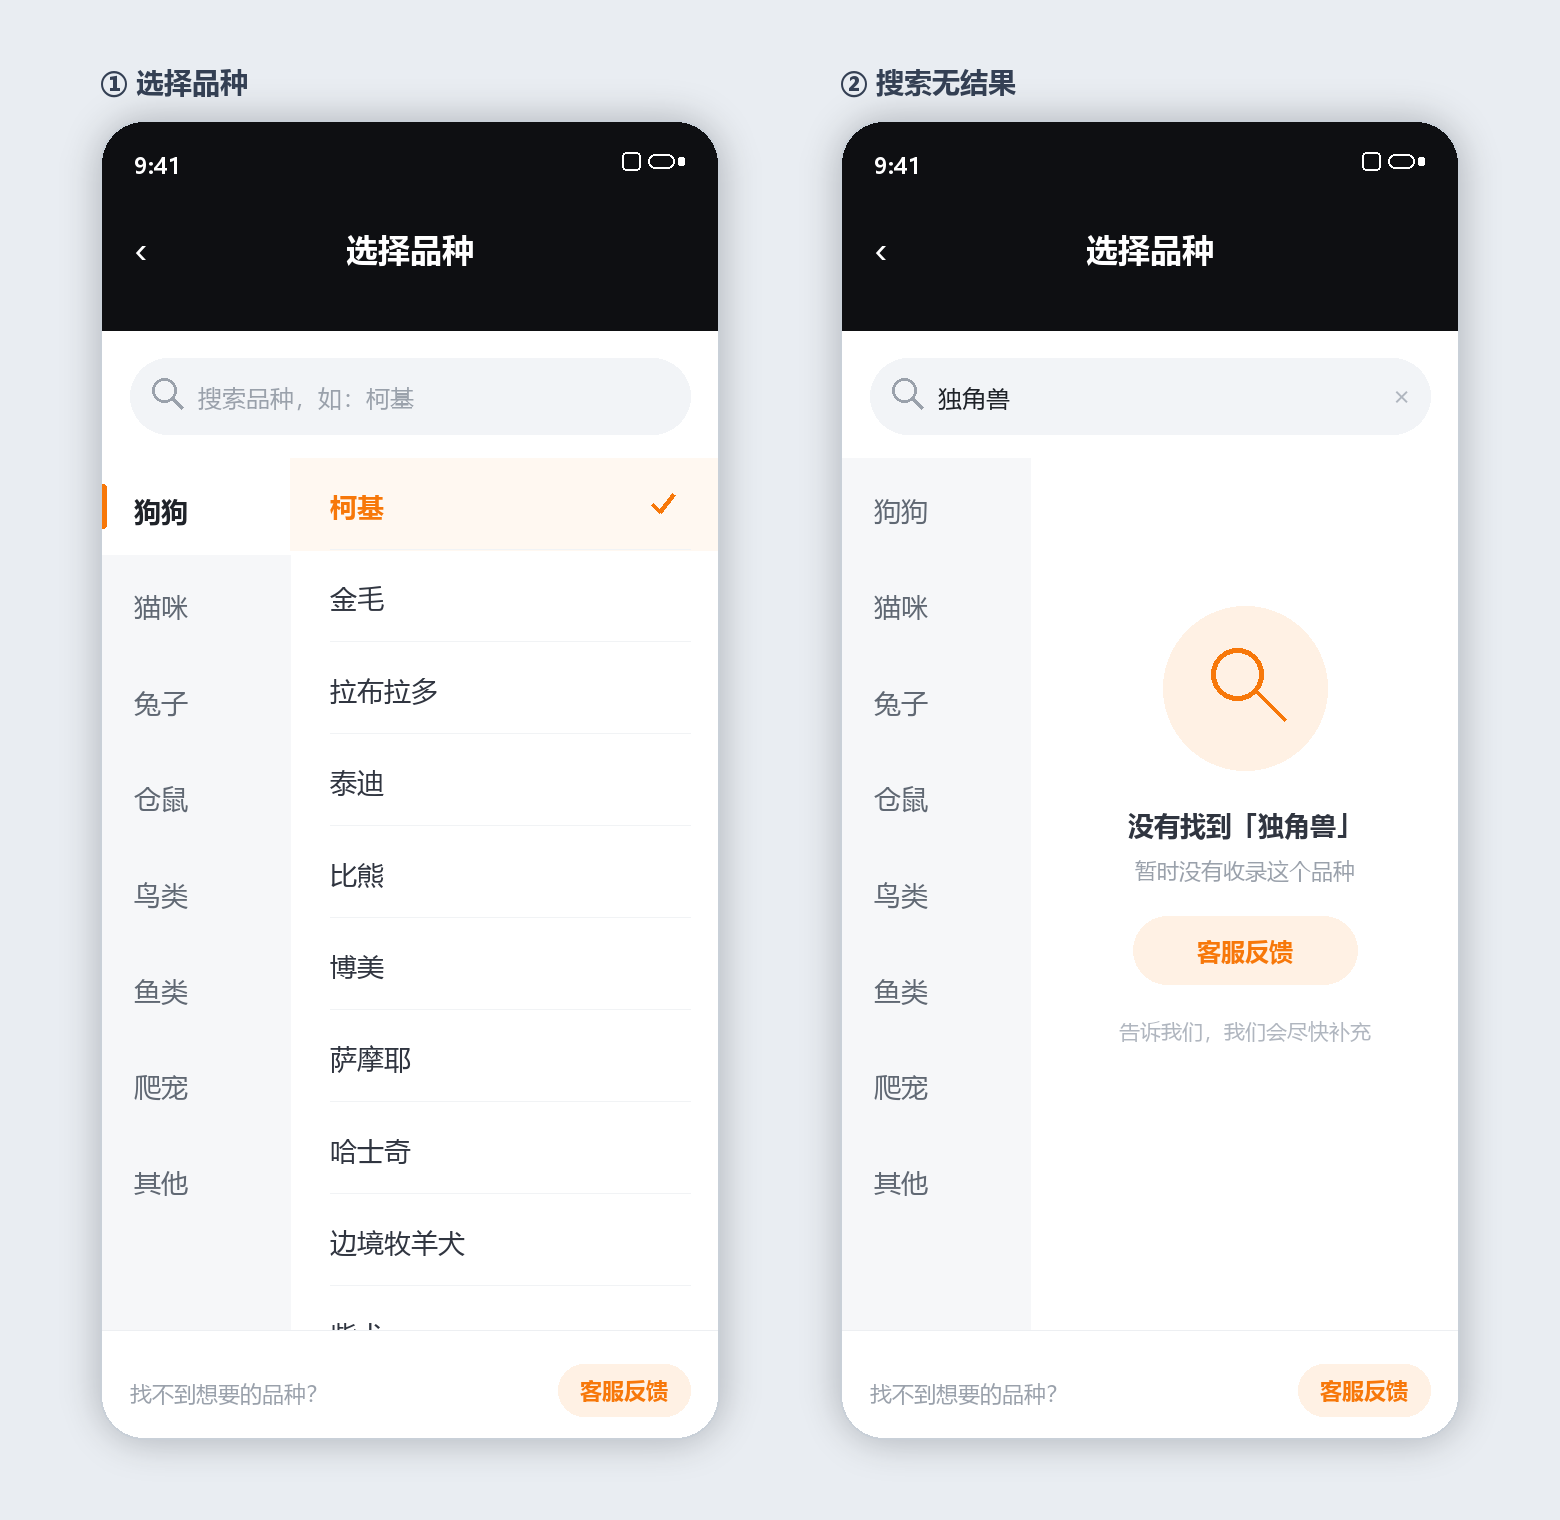

Python code for this plot:
from PIL import Image, ImageDraw, ImageFont, ImageFilter
import os

ROOT = os.path.abspath(os.path.join(os.path.dirname(__file__), "..", ".."))
OUT = os.path.join(ROOT, "docs", "design", "breed-picker-draft.png")

REGULAR = "C:/Windows/Fonts/msyh.ttc"
BOLD = "C:/Windows/Fonts/msyhbd.ttc"


def font(size, bold=False):
    return ImageFont.truetype(BOLD if bold else REGULAR, size)


def text(draw, xy, value, size, color, bold=False, anchor="la"):
    draw.text(xy, value, font=font(size, bold), fill=color, anchor=anchor)


def draw_header(draw, title):
    draw.rounded_rectangle([0, 0, 619, 210], radius=44, fill="#0E0F12")
    draw.rectangle([0, 90, 619, 210], fill="#0E0F12")
    text(draw, (34, 30), "9:41", 22, "#FFFFFF", True)
    draw.rounded_rectangle([548, 34, 574, 48], radius=7, outline="#FFFFFF", width=2)
    draw.rounded_rectangle([578, 37, 584, 45], radius=2, fill="#FFFFFF")
    draw.rounded_rectangle([522, 32, 540, 50], radius=4, outline="#FFFFFF", width=2)
    text(draw, (34, 128), "\u2039", 40, "#FFFFFF", False, "lm")
    text(draw, (310, 128), title, 32, "#FFFFFF", True, "mm")


def draw_search(draw, keyword="", placeholder="搜索品种，如：柯基"):
    draw.rounded_rectangle([30, 238, 590, 314], radius=38, fill="#F2F4F7")
    draw.ellipse([52, 258, 76, 282], outline="#9AA1AB", width=3)
    draw.line([73, 279, 82, 288], fill="#9AA1AB", width=3)
    if keyword:
        text(draw, (98, 261), keyword, 24, "#1F2329")
        text(draw, (552, 257), "\u00d7", 26, "#B0B6BF")
    else:
        text(draw, (98, 261), placeholder, 24, "#9AA1AB")


def draw_categories(draw, active="狗狗", muted=False):
    categories = ["狗狗", "猫咪", "兔子", "仓鼠", "鸟类", "鱼类", "爬宠", "其他"]
    draw.rectangle([0, 338, 190, 1210], fill="#F6F7F9")
    for index, name in enumerate(categories):
        y = 338 + index * 96
        is_active = name == active and not muted
        if is_active:
            draw.rectangle([0, y, 190, y + 96], fill="#FFFFFF")
            draw.rounded_rectangle([0, y + 26, 6, y + 70], radius=3, fill="#F7780A")
        text(draw, (34, y + 34), name, 27, "#1F2329" if is_active else "#606873", is_active)
    draw.line([0, 1210, 190, 1210], fill="#EDEFF2", width=1)


def draw_breeds(draw, selected="柯基", muted=False):
    breeds = ["柯基", "金毛", "拉布拉多", "泰迪", "比熊", "博美", "萨摩耶", "哈士奇", "边境牧羊犬", "柴犬"]
    for index, name in enumerate(breeds):
        y = 338 + index * 92
        is_selected = name == selected and not muted
        if is_selected:
            draw.rectangle([190, y, 620, y + 92], fill="#FFF8F1")
        text(draw, (230, y + 30), name, 27, "#F7780A" if is_selected else "#303540", is_selected)
        if is_selected:
            draw.line([552, y + 46, 560, y + 54, 574, y + 36], fill="#F7780A", width=4)
        if index < len(breeds) - 1:
            draw.line([230, y + 91, 590, y + 91], fill="#F1F3F5", width=1)


def draw_footer(draw):
    draw.rectangle([0, 1210, 620, 1320], fill="#FFFFFF")
    draw.line([0, 1210, 620, 1210], fill="#EDEFF2", width=1)
    text(draw, (30, 1258), "找不到想要的品种？", 22, "#9AA1AB")
    draw.rounded_rectangle([458, 1244, 590, 1296], radius=26, fill="#FFF1E4")
    text(draw, (524, 1270), "客服反馈", 22, "#F7780A", True, "mm")


def draw_empty_result(img, draw, keyword):
    cx = 405
    draw.ellipse([cx - 82, 486, cx + 82, 650], fill="#FFF1E4")
    draw.ellipse([cx - 34, 528, cx + 18, 580], outline="#F7780A", width=5)
    draw.line([cx + 12, 572, cx + 40, 600], fill="#F7780A", width=5)
    text(draw, (cx, 704), f"没有找到「{keyword}」", 26, "#303540", True, "mm")
    text(draw, (cx, 750), "暂时没有收录这个品种", 22, "#9AA1AB", False, "mm")
    draw.rounded_rectangle([cx - 112, 796, cx + 112, 864], radius=34, fill="#FFF1E4")
    text(draw, (cx, 830), "客服反馈", 24, "#F7780A", True, "mm")
    text(draw, (cx, 910), "告诉我们，我们会尽快补充", 21, "#B0B6BF", False, "mm")


def build_picker_phone():
    img = Image.new("RGBA", (620, 1320), (0, 0, 0, 0))
    draw = ImageDraw.Draw(img)
    draw.rounded_rectangle([0, 0, 619, 1319], radius=44, fill="#FFFFFF")
    draw_header(draw, "选择品种")
    draw_search(draw)
    draw_categories(draw, "狗狗")
    draw_breeds(draw, "柯基")
    draw_footer(draw)
    return finish_phone(img)


def build_empty_phone():
    img = Image.new("RGBA", (620, 1320), (0, 0, 0, 0))
    draw = ImageDraw.Draw(img)
    draw.rounded_rectangle([0, 0, 619, 1319], radius=44, fill="#FFFFFF")
    draw_header(draw, "选择品种")
    draw_search(draw, "独角兽")
    draw_categories(draw, "狗狗", muted=True)
    draw_empty_result(img, draw, "独角兽")
    draw_footer(draw)
    return finish_phone(img)


def finish_phone(phone):
    mask = Image.new("L", (620, 1320), 0)
    ImageDraw.Draw(mask).rounded_rectangle([0, 0, 619, 1319], radius=44, fill=255)
    phone.putalpha(mask)
    ImageDraw.Draw(phone).rounded_rectangle([0, 0, 619, 1319], radius=44, outline="#C9D0D8", width=2)
    return phone


def main():
    canvas = Image.new("RGBA", (1560, 1520), "#E9EDF2")
    draw = ImageDraw.Draw(canvas)
    text(draw, (100, 62), "\u2460 选择品种", 28, "#344054", True)
    text(draw, (840, 62), "\u2461 搜索无结果", 28, "#344054", True)

    for phone, x in ((build_picker_phone(), 100), (build_empty_phone(), 840)):
        shadow = Image.new("RGBA", canvas.size, (0, 0, 0, 0))
        sd = ImageDraw.Draw(shadow)
        sd.rounded_rectangle([x, 120, x + 620, 1440], radius=48, fill=(31, 43, 61, 70))
        shadow = shadow.filter(ImageFilter.GaussianBlur(18))
        canvas.alpha_composite(shadow)
        canvas.alpha_composite(phone, (x, 120))

    canvas.convert("RGB").save(OUT, quality=95)
    print(OUT)


if __name__ == "__main__":
    main()
